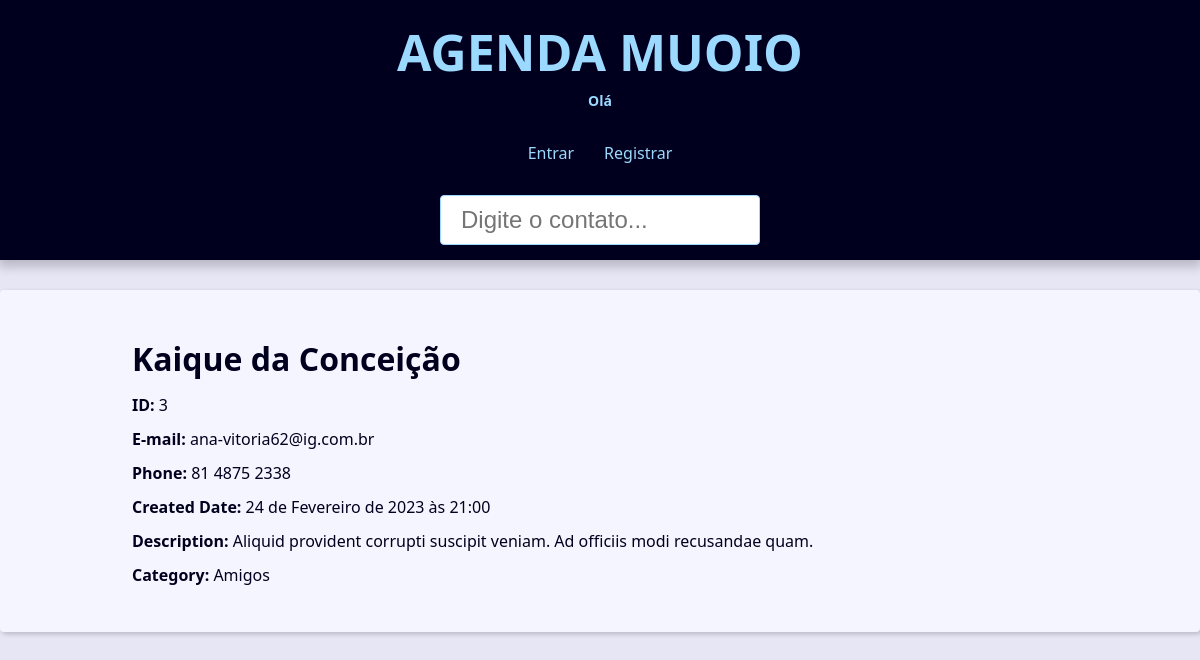
The page /contact/3/detail/ on the database its author committed.
### contact/models.py (models this page shows, shortened)
class Contact(models.Model):
    first_name = models.CharField(max_length=50)
    last_name = models.CharField(max_length=50, verbose_name='Sobrenome')
    phone = models.CharField(max_length=50)
    email = models.EmailField(max_length=254)
    created_date = models.DateTimeField(default=timezone.now)
    description = models.TextField(blank=True)
    show = models.BooleanField(default=True)
    picture = models.ImageField(upload_to='pictures/%Y/%m/', blank=True)
    category = models.ForeignKey(
        Category,
        on_delete=models.SET_NULL,
        blank=True,
        null=True,
    )
    owner = models.ForeignKey(
        User,
        on_delete=models.SET_NULL,
        blank=True,
        null=True,
    )

class Category(models.Model):
    class Meta:
        verbose_name = 'Category'
        verbose_name = 'Categories'
    name = models.CharField(max_length=50)

### contact/views/contact_views.py (the view)
# urls.py: path('contact/<int:contact_id>/detail/',
def contact(request, contact_id):
    single_contact = get_object_or_404(
        Contact.objects, pk=contact_id, show=True)
    site_title = f'{single_contact.first_name} {single_contact.last_name} -'
    context = {
        'contatos_': single_contact,
        'site_title': site_title
    }
    return render(
        request,
        'contact/contact.html',
        context
    )

### contact/templates/contact/contact.html (shortened to what this page needs)
{% extends 'global/base.html' %}
{% block content %}
    <div class='single-contact'>
        <h1 class="single-contact-name">
            {{contatos_.first_name}} {{contatos_.last_name}}
        </h1>
        <p><b>ID:</b> {{contatos_.id}}</p>
        <p><b>E-mail:</b> {{contatos_.email}}</p>
        <p><b>Phone:</b> {{contatos_.phone}}</p>
        <p><b>Created Date:</b> {{contatos_.created_date}}</p>
        <p><b>Description:</b> {{contatos_.description}}</p>
        <p><b>Category:</b> {{contatos_.category.name}}</p>
    </div>
{% endblock  %}

### base_static/global/css/style.css (style rules this page uses)
:root { --spacing: 1.5rem; --link-dark-color: rgb(0, 83, 134); --link-light-color: rgb(156, 217, 255); --clr-white: rgb(245, 245, 255); --clr-black: rgb(0, 0, 30); --clr-light-gray: rgb(230, 230, 245); --clr-dark-shadow-5: rgba(0, 0, 10, 5%); --clr-dark-shadow-10: rgba(0, 0, 10, 10%); --clr-dark-shadow-20: rgba(0, 0, 10, 20%); --clr-light-shadow-5: rgba(200, 200, 255, 5%); --clr-light-shadow-10: rgba(200, 200, 255, 10%); --clr-light-shadow-20: rgba(200, 200, 255, 20%); --main-page-width: 120rem; --table-min-width: 60rem; --biggest-font-size: 5rem; --bigger-font-size: 4rem; --big-font-size: 3.2rem; --medium-font-size: 2.4rem; --small-font-size: 1.6rem; --smaller-font-size: 1.4rem; --smallest-font-size: 1.2rem; --transition-fast: 300ms; --transition-medium: 600ms; --transition-slow: 1s; --default-border-radius: 4px; }
*, *::before, *::after { margin: 0; padding: 0; box-sizing: border-box; }
html { font-size: 62.5%; }
body { font-family: system-ui, -apple-system, BlinkMacSystemFont, 'Segoe UI', Roboto, Oxygen, Ubuntu, Cantarell, 'Open Sans', 'Helvetica Neue', sans-serif; line-height: 1.5; font-size: var(--small-font-size); color: var(--clr-black); -webkit-font-smoothing: antialiased; background: var(--clr-light-gray); }
@media (min-width: 600px) { .single-contact { max-width: 80%; margin: calc(var(--spacing) * 2) auto; } }
.single-contact h1 { margin: 1rem 0; }
.single-contact p { margin: 1rem 0; }

### rows shown on the page
Contact: first_name "Kaique", last_name "da Conceição", id "3", email "ana-vitoria62@ig.com.br", phone "81 4875 2338", created_date "24 de Fevereiro de 2023 às 21:00", description "Aliquid provident corrupti suscipit veniam. Ad officiis modi recusandae quam.", category.name "Amigos"
